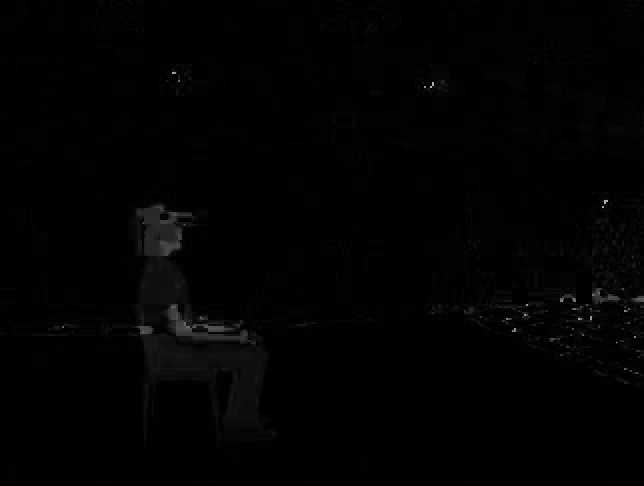
#> input picture Assignment2/step2/cam3/diff/Diff_H.png, 644 x 486 px, found by its file name
$ python thresholding.py
#> lines starting #> are read from the running program, lines starting #| are printed output that depends on the picture; after the words box and inside, x2 and y2 are one past the last pixel; in counts of white or black regions, pixels touching at a corner belong together
import cv2


# increase contrast and use cv2.threshold to set white and black area
def get_thresh(img, black_thresh, white_thresh):
    ret, thresh = cv2.threshold(img, black_thresh, 255, type=cv2.THRESH_TOZERO)

    # increase contrast
    clahe = cv2.createCLAHE(clipLimit=5.0, tileGridSize=(10, 10))
    thresh = clahe.apply(thresh)

    for i in range(thresh.shape[0]):
        for j in range(thresh.shape[1]):
            if thresh[i, j] > white_thresh:
                thresh[i, j] = 255

    return thresh


# get contours
def get_contour(img, min_c, flag=cv2.RETR_EXTERNAL):
    kernel = cv2.getStructuringElement(cv2.MORPH_ELLIPSE, (2, 2))
    img = cv2.morphologyEx(img, cv2.MORPH_CLOSE, kernel)
    #img = cv2.morphologyEx(img, cv2.MORPH_OPEN, kernel)
    img = cv2.dilate(img, kernel, iterations=1)

    # Get contours
    contours = cv2.findContours(img, flag, cv2.CHAIN_APPROX_SIMPLE)
    contours = contours[0] if len(contours) == 2 else contours[1]

    # noise points
    small_contours = []
    for con in contours:
        area = cv2.contourArea(con)
        if 0 < area < min_c:
            small_contours.append(con)

    # max contour: foreground
    max_contour = max(contours, key=cv2.contourArea)

    return img, contours, max_contour, small_contours


# post-processing
def clean_foreground(img, small_contours):
    # delete white noise area
    cv2.drawContours(img, small_contours, -1, (0, 0, 0), cv2.FILLED)
    # fill black holes in foreground
    img, cos, max_c, small_cs = get_contour((255 - img), 5000, flag=cv2.RETR_TREE)
    img = (255 - img)
    cv2.drawContours(img, small_cs, -1, (255, 255, 255), cv2.FILLED, maxLevel=6)

    return img


def auto_threshold(img, step, goal=15000, max_goal=80000, max_thresh=255, b=1):
    mean, std = cv2.meanStdDev(img)
    black = int(mean + b)
    white = int(mean * 10 + 20)
    temp_thresh = None
    while True:
        thresh = get_thresh(img, black, white)
        thresh = get_thresh(thresh, black, white)
        thresh = get_thresh(thresh, black + 1, white)
        # binarization
        ret, thresh = cv2.threshold(thresh, 0, max_thresh, type=cv2.THRESH_OTSU)

        im, contours, max_contour, small_contours = get_contour(thresh, 500)

        max_area = cv2.contourArea(max_contour)
        if max_area >= goal:
            if max_area >= max_goal:
                if temp_thresh is None:
                    temp_thresh = thresh
                white = white + step
                thresh = temp_thresh
                im, contours, max_contour, small_contours = get_contour(thresh, 500)

            # post-processing
            im = clean_foreground(im, small_contours)
            break
        else:
            white = white - step
            temp_thresh = thresh

    return im, white


def threshold(hsv):
    i = 0
    outputs = []
    cv2.namedWindow('Thresholded Image', 0)

    for file in hsv:
        # load input image in grayscale
        img = cv2.imread(file, cv2.IMREAD_GRAYSCALE)
#> img is the input picture: shape (486, 644); min 0, max 178, mean 2.2
        img = cv2.resize(img, [1000, 1000])
#> img: shape (1000, 1000)

        if i == 2:
            thresh, t = auto_threshold(img, 1, b=1)
        elif i == 0:
            thresh, t = auto_threshold(img, 1, b=0)
#> in auto_threshold, `mean, std = cv2.meanStdDev(img)`: mean = [2.12]; std = [6.57]
#> in auto_threshold, `black = int(mean + b)`: black = 2
#> in auto_threshold, `white = int(mean * 10 + 20)`: white = 41
#> in get_thresh, `ret, thresh = cv2.threshold(img, black_thresh, 255, type=cv2.THRESH_TO..`: ret = 2
#> after the loop in get_thresh, `for i in range(thresh.shape[0]):`:
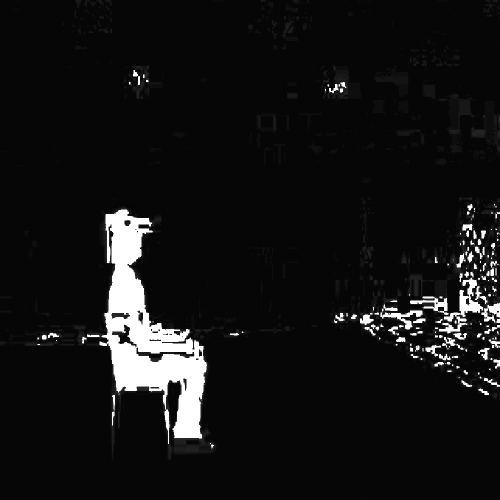
#> thresh: shape (1000, 1000) (shown at 1/2 size); min 5, max 255, mean 20.3
#> call 2 of get_thresh, with black_thresh = 2, white_thresh = 41
#> after the loop in get_thresh (call 2), `for i in range(thresh.shape[0]):`:
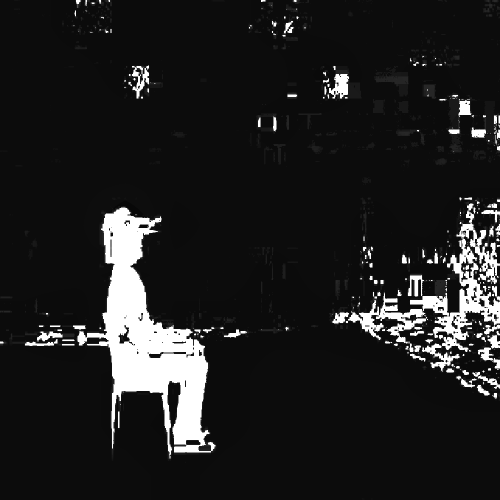
#> thresh: shape (1000, 1000) (shown at 1/2 size); min 7, max 255, mean 32.5
#> call 3 of get_thresh, with black_thresh = 3, white_thresh = 41
#> in get_thresh (call 3), `ret, thresh = cv2.threshold(img, black_thresh, 255, type=cv2.THRESH_TO..`: ret = 3
#> after the loop in get_thresh (call 3), `for i in range(thresh.shape[0]):`:
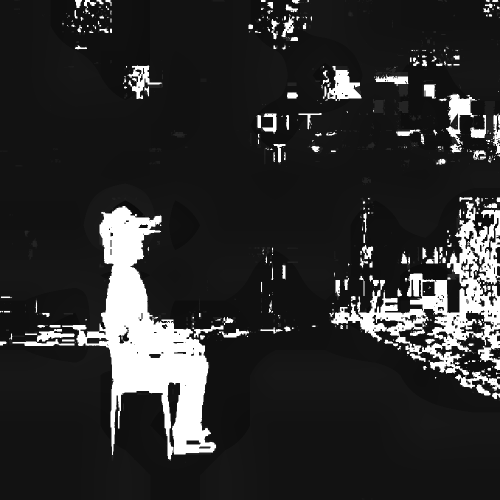
#> thresh: shape (1000, 1000) (shown at 1/2 size); min 8, max 255, mean 44.8
#> in auto_threshold, `ret, thresh = cv2.threshold(thresh, 0, max_thresh, type=cv2.THRESH_OTSU)`:
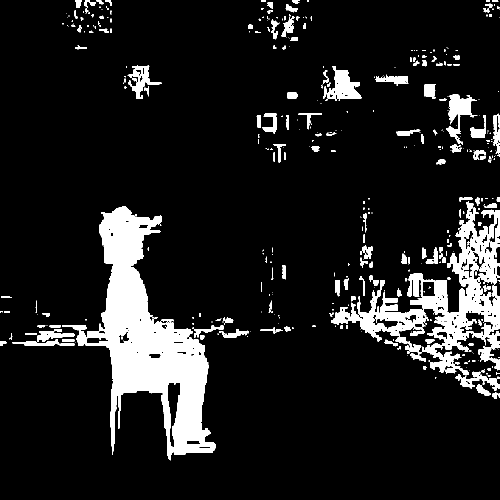
#> thresh: shape (1000, 1000) (shown at 1/2 size); 11% white; 436 white regions (276 under 20 px), largest, box (x1, y1, x2, y2) and area: (124, 412, 432, 921) 53122, (662, 403, 1000, 751) 30846, (655, 132, 723, 202) 2427
#> in auto_threshold, `ret, thresh = cv2.threshold(thresh, 0, max_thresh, type=cv2.THRESH_OTSU)`: ret = 41
#> in get_contour, `img = cv2.morphologyEx(img, cv2.MORPH_CLOSE, kernel)`: img: shape (1000, 1000); 11% white; 328 white regions (176 under 20 px), largest, box (x1, y1, x2, y2) and area: (125, 413, 433, 921) 53192, (663, 404, 1000, 753) 31021, (651, 133, 724, 203) 2455
#> in get_contour, `img = cv2.dilate(img, kernel, iterations=1)`: img: shape (1000, 1000); 12.2% white; 303 white regions (131 under 20 px)
#> in get_contour, `contours = cv2.findContours(img, flag, cv2.CHAIN_APPROX_SIMPLE)`: contours = 297 contours, 156 with area under 20; largest, box (x1, y1, x2, y2) and area: (125, 413, 434, 922) 56770, (663, 404, 1000, 783) 41776, (651, 133, 725, 204) 2565, (893, 189, 956, 291) 2336, (257, 132, 325, 200) 1638
#> the loop in get_contour, `for con in contours:` made 297 passes
#> area on passes 1, 2, 7: 125, 317.5, 32.5
#> after the loop in get_contour, `for con in contours:`: small_contours = 284 contours, 156 with area under 20; largest, box (x1, y1, x2, y2) and area: (436, 659, 500, 677) 444, (721, 491, 748, 520) 405, (852, 495, 878, 529) 336, (953, 770, 983, 793) 318, (793, 260, 842, 274) 314
#> in get_contour, `max_contour = max(contours, key=cv2.contourArea)`: max_contour = contour of 672 points, box (x1, y1, x2, y2) (125, 413, 434, 922), area 56770
#> in auto_threshold, `max_area = cv2.contourArea(max_contour)`: max_area = 56769.5
#> in clean_foreground, `cv2.drawContours(img, small_contours, -1, (0, 0, 0), cv2.FILLED)`:
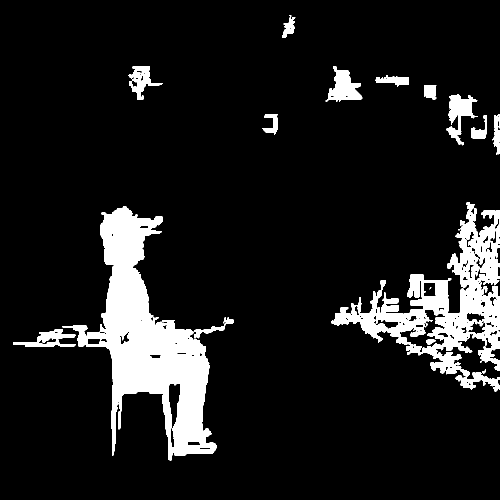
#> img: shape (1000, 1000) (shown at 1/2 size); 10.5% white; 19 white regions (4 under 20 px), largest, box (x1, y1, x2, y2) and area: (125, 413, 434, 922) 55057, (663, 404, 1000, 783) 36415, (651, 133, 725, 204) 2667
#> call 2 of get_contour, with min_c = 5000, flag = 3
#> in get_contour (call 2), `img = cv2.morphologyEx(img, cv2.MORPH_CLOSE, kernel)`: img: shape (1000, 1000); 89.5% white; 25 black regions (6 under 20 px), largest, box (x1, y1, x2, y2) and area: (126, 414, 435, 922) 55039, (664, 405, 1000, 784) 36149, (652, 134, 726, 205) 2668
#> in get_contour (call 2), `img = cv2.dilate(img, kernel, iterations=1)`:
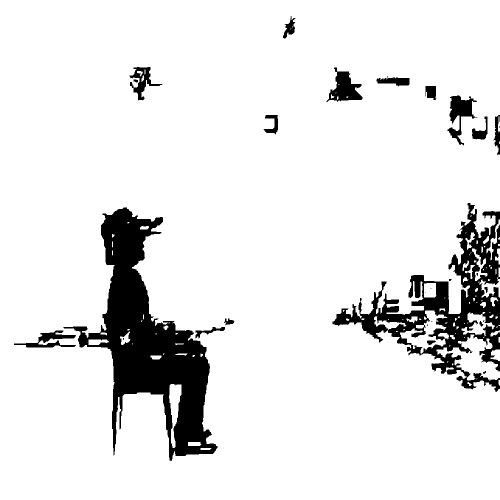
#> img: shape (1000, 1000) (shown at 1/2 size); 90.2% white; 28 black regions (9 under 20 px)
#> in get_contour (call 2), `contours = cv2.findContours(img, flag, cv2.CHAIN_APPROX_SIMPLE)`: contours = 145 contours, 82 with area under 20; largest, box (x1, y1, x2, y2) and area: (0, 0, 1000, 1000) 948407, (126, 414, 436, 923) 57674, (873, 669, 1000, 762) 4656, (800, 621, 895, 707) 2880, (652, 134, 726, 205) 2682
#> the loop in get_contour (call 2), `for con in contours:` made 145 passes
#> area on passes 1, 4, 7, 12, 13, 14, 16, 18, 25, 35, 36, 37: 23, 47.5, 282, 41.5, 4656, 29, 141.5, 89.5, 20, 133.5, 504.5, 27
#> (con, area) on pass 9: ([[997, 674], [997, 684], [999, 684], [999, 674]], 20)
#> after the loop in get_contour (call 2), `for con in contours:`: small_contours = 143 contours, 82 with area under 20; largest, box (x1, y1, x2, y2) and area: (873, 669, 1000, 762) 4656, (800, 621, 895, 707) 2880, (652, 134, 726, 205) 2682, (894, 190, 956, 292) 2512, (27, 660, 153, 696) 1824
#> in get_contour (call 2), `max_contour = max(contours, key=cv2.contourArea)`: max_contour = contour of 871 points, box (x1, y1, x2, y2) (0, 0, 1000, 1000), area 948407
#> in clean_foreground, `img, cos, max_c, small_cs = get_contour((255 - img), 5000, flag=cv2.RE..`: cos has the same summary as contours in get_contour; max_c has the same summary as max_contour in get_contour; small_cs has the same summary as small_contours in get_contour
#> in clean_foreground, `img = (255 - img)`: img: shape (1000, 1000); 9.8% white; 28 white regions (9 under 20 px), largest, box (x1, y1, x2, y2) and area: (127, 415, 435, 922) 53287, (665, 406, 1000, 784) 32387, (653, 135, 725, 204) 2476
#> in clean_foreground, `cv2.drawContours(img, small_cs, -1, (255, 255, 255), cv2.FILLED, maxLe..`:
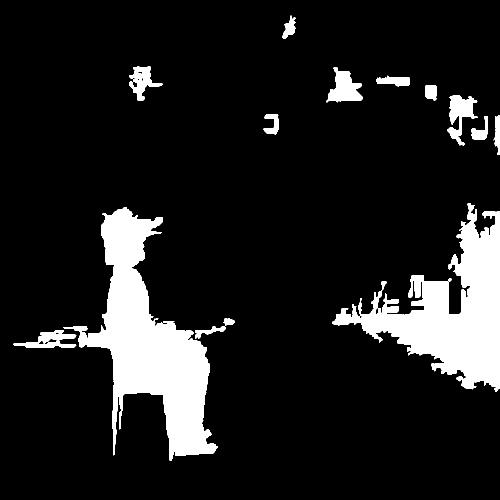
#> img: shape (1000, 1000) (shown at 1/2 size); 11.9% white; 15 white regions, largest, box (x1, y1, x2, y2) and area: (127, 415, 435, 922) 56548, (665, 406, 1000, 784) 47827, (652, 134, 726, 205) 2810
#> t = 41
        else:
            thresh, t = auto_threshold(img, 1, b=1)
        print(t)
#| 41

        # display thresholded image
        cv2.resizeWindow('Thresholded Image', 500, 500)
        cv2.imshow('Thresholded Image', thresh)
        cv2.waitKey(0)
        # cv2.imwrite("step2\cam2\diff\Diff_threshold" + "_" + str(i) + ".png", thresh)
        # release resources and close windows
        outputs.append(thresh)
        i = i + 1
#> pass 2 of the loop in threshold, `for file in hsv:`:
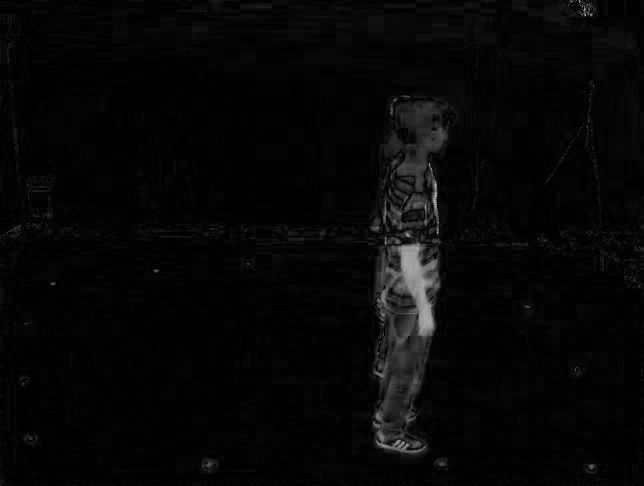
#> input picture Assignment3/Diff/cam3/diff/Diff_S.png, 644 x 486 px, found by its file name
#> in threshold, img is the input picture: shape (486, 644); min 0, max 181, mean 6.6
#> after the loop in get_thresh (call 5), `for i in range(thresh.shape[0]):`:
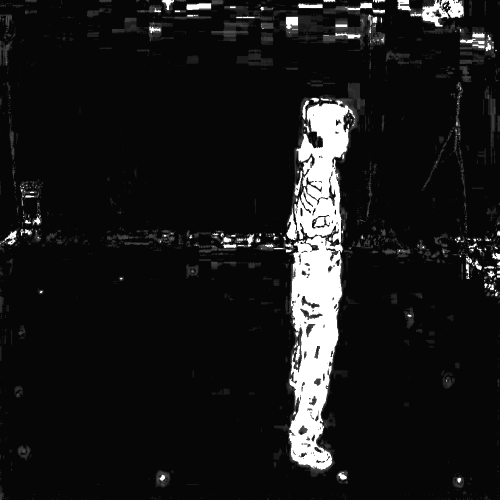
#> thresh: shape (1000, 1000) (shown at 1/2 size); min 6, max 255, mean 24.2
#> in get_contour (call 3), `contours = cv2.findContours(img, flag, cv2.CHAIN_APPROX_SIMPLE)`: contours = 331 contours, 215 with area under 20; largest, box (x1, y1, x2, y2) and area: (574, 196, 715, 943) 60816, (795, 0, 930, 56) 3850, (921, 64, 990, 105) 1536, (647, 42, 727, 88) 1502, (722, 30, 772, 92) 1262
#> after the loop in get_contour (call 3), `for con in contours:`: small_contours = 319 contours, 213 with area under 20; largest, box (x1, y1, x2, y2) and area: (0, 461, 36, 492) 476, (299, 46, 325, 76) 438, (596, 8, 648, 19) 426, (324, 0, 350, 23) 342, (275, 12, 325, 27) 336
#> in auto_threshold (call 2), `im, contours, max_contour, small_contours = get_contour(thresh, 500)`: max_contour = contour of 1202 points, box (x1, y1, x2, y2) (574, 196, 715, 943), area 60816
#> in get_contour (call 4), `contours = cv2.findContours(img, flag, cv2.CHAIN_APPROX_SIMPLE)`: contours = 112 contours, 64 with area under 20; largest, box (x1, y1, x2, y2) and area: (0, 0, 1000, 1000) 992032, (575, 197, 717, 945) 61455, (922, 65, 992, 106) 1657, (648, 43, 729, 88) 1622, (734, 31, 774, 92) 1117
#> after the loop in get_contour (call 4), `for con in contours:`: small_contours = 110 contours, 64 with area under 20; largest, box (x1, y1, x2, y2) and area: (922, 65, 992, 106) 1657, (648, 43, 729, 88) 1622, (734, 31, 774, 92) 1117, (672, 5, 774, 32) 988, (821, 0, 872, 28) 901
#> in clean_foreground (call 2), `img, cos, max_c, small_cs = get_contour((255 - img), 5000, flag=cv2.RE..`: cos has the same summary as contours in get_contour; max_c = contour of 112 points, box (x1, y1, x2, y2) (0, 0, 1000, 1000), area 992032; small_cs has the same summary as small_contours in get_contour
#> in clean_foreground (call 2), `cv2.drawContours(img, small_cs, -1, (255, 255, 255), cv2.FILLED, maxLe..`:
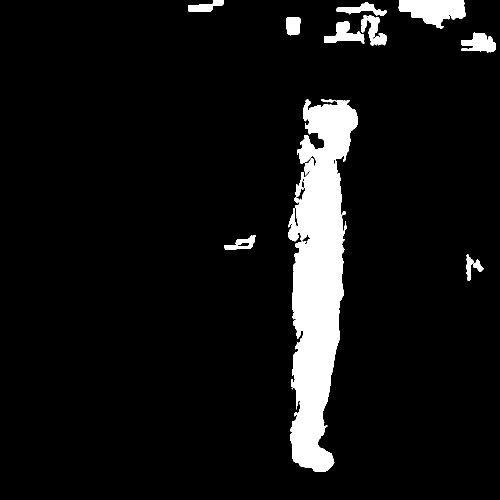
#> img: shape (1000, 1000) (shown at 1/2 size); 7.5% white; 13 white regions (1 under 20 px), largest, box (x1, y1, x2, y2) and area: (576, 198, 716, 944) 60235, (797, 0, 931, 57) 4972, (922, 65, 992, 106) 1782
#> in threshold, `thresh, t = auto_threshold(img, 1, b=1)`: t = 84
#| 84
#> pass 3 of the loop in threshold, `for file in hsv:`:
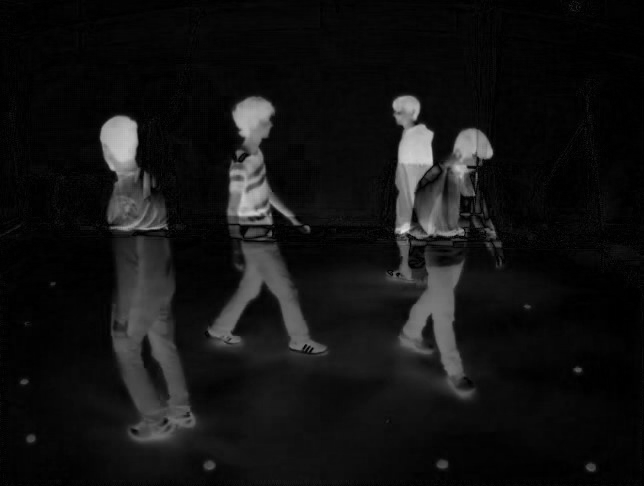
#> input picture Assignment3/step1/Diff/cam3/diff/Diff_V.png, 644 x 486 px, found by its file name
#> in threshold, img is the input picture: shape (486, 644); min 0, max 224, mean 19
#> mean = [18.91]; std = [32.27]
#> black = 19
#> white = 209
#> after the loop in get_thresh (call 8), `for i in range(thresh.shape[0]):`:
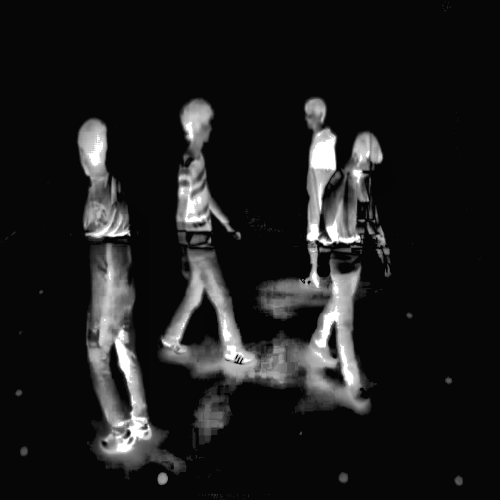
#> thresh: shape (1000, 1000) (shown at 1/2 size); min 5, max 255, mean 27.8
#> in auto_threshold (call 3), `ret, thresh = cv2.threshold(thresh, 0, max_thresh, type=cv2.THRESH_OTSU)`:
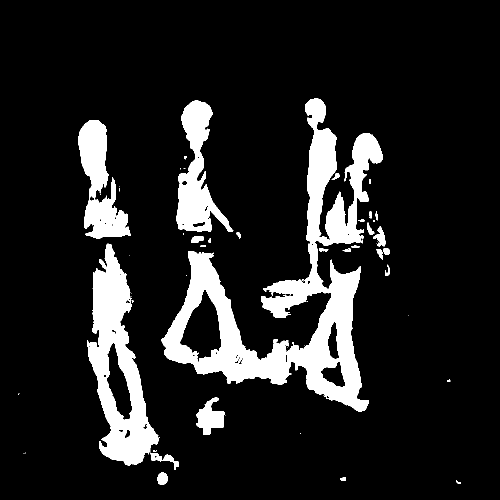
#> thresh: shape (1000, 1000) (shown at 1/2 size); 12.7% white; 64 white regions (35 under 20 px)
#> in auto_threshold (call 3), `ret, thresh = cv2.threshold(thresh, 0, max_thresh, type=cv2.THRESH_OTSU)`: ret = 89
#> in get_contour (call 5), `contours = cv2.findContours(img, flag, cv2.CHAIN_APPROX_SIMPLE)`: contours = 41 contours, 14 with area under 20; largest, box (x1, y1, x2, y2) and area: (324, 198, 767, 825) 79584, (175, 488, 321, 933) 31727, (354, 201, 468, 465) 13042, (157, 241, 263, 479) 12328, (393, 796, 452, 872) 2380
#> after the loop in get_contour (call 5), `for con in contours:`: small_contours = 34 contours, 14 with area under 20; largest, box (x1, y1, x2, y2) and area: (316, 946, 338, 972) 417, (383, 473, 410, 488) 265, (735, 446, 751, 471) 164, (753, 499, 768, 521) 156, (767, 497, 781, 511) 138
#> in auto_threshold (call 3), `im, contours, max_contour, small_contours = get_contour(thresh, 500)`: max_contour = contour of 1772 points, box (x1, y1, x2, y2) (324, 198, 767, 825), area 79584
#> max_area = 79584
#> in get_contour (call 6), `contours = cv2.findContours(img, flag, cv2.CHAIN_APPROX_SIMPLE)`: contours = 36 contours, 13 with area under 20; largest, box (x1, y1, x2, y2) and area: (0, 0, 1000, 1000) 998001, (325, 199, 769, 827) 81398, (176, 489, 322, 935) 32146, (355, 202, 469, 467) 13366, (158, 242, 265, 481) 12701
#> after the loop in get_contour (call 6), `for con in contours:`: small_contours = 30 contours, 13 with area under 20; largest, box (x1, y1, x2, y2) and area: (217, 688, 268, 842) 3822, (394, 797, 453, 874) 2492, (644, 726, 693, 777) 1340, (658, 647, 681, 721) 1004, (302, 907, 361, 944) 727
#> in clean_foreground (call 3), `img, cos, max_c, small_cs = get_contour((255 - img), 5000, flag=cv2.RE..`: cos has the same summary as contours in get_contour; max_c = [[0, 0], [0, 999], [999, 999], [999, 0]]; small_cs has the same summary as small_contours in get_contour
#> in threshold, `thresh, t = auto_threshold(img, 1, b=1)`: t = 209
#| 209

    t1 = cv2.bitwise_and(outputs[0], outputs[1])
    t2 = cv2.bitwise_and(outputs[0], outputs[2])
    t3 = cv2.bitwise_and(outputs[1], outputs[2])

    result = cv2.bitwise_or(t1, t2)
    result = cv2.bitwise_or(result, t3)

    # post-processing
    # apply morphology open then close
    kernel = cv2.getStructuringElement(cv2.MORPH_ELLIPSE, (3, 3))
    result = cv2.dilate(result, kernel, iterations=3)
    result = cv2.morphologyEx(result, cv2.MORPH_CLOSE, kernel, iterations=5)
    result = cv2.morphologyEx(result, cv2.MORPH_OPEN, kernel, iterations=3)


    result, cos, max_c, small_cs = get_contour(result, 4000)
#> in get_contour (call 7), `contours = cv2.findContours(img, flag, cv2.CHAIN_APPROX_SIMPLE)`: contours = 8 contours; box (x1, y1, x2, y2) and area: (582, 197, 714, 804) 34606, (175, 417, 292, 915) 20840, (324, 644, 425, 756) 5054, (930, 507, 972, 566) 1247, (392, 817, 428, 879) 1006, (571, 33, 596, 75) 765, (440, 634, 474, 668) 612, (336, 909, 350, 927) 161
#> after the loop in get_contour (call 7), `for con in contours:`: small_contours = 5 contours; box (x1, y1, x2, y2) and area: (930, 507, 972, 566) 1247, (392, 817, 428, 879) 1006, (571, 33, 596, 75) 765, (440, 634, 474, 668) 612, (336, 909, 350, 927) 161
#> cos has the same summary as contours in get_contour; max_c = contour of 607 points, box (x1, y1, x2, y2) (582, 197, 714, 804), area 34606; small_cs has the same summary as small_contours in get_contour
    result = clean_foreground(result, small_cs)
#> in get_contour (call 8), `contours = cv2.findContours(img, flag, cv2.CHAIN_APPROX_SIMPLE)`: contours = 4 contours; box (x1, y1, x2, y2) and area: (0, 0, 1000, 1000) 998001, (583, 198, 716, 805) 35367, (176, 418, 294, 916) 21300, (325, 645, 427, 758) 5172
#> in clean_foreground (call 4), `img, cos, max_c, small_cs = get_contour((255 - img), 5000, flag=cv2.RE..`: cos has the same summary as contours in get_contour; small_cs = []

    cv2.imwrite("Diff/cam3/diff/Diff_threshold.png", result)
    cv2.destroyAllWindows()
    return result


Diff_H = 'Diff\cam3\diff\Diff_H.png'
Diff_S = 'Diff\cam3\diff\Diff_S.png'
Diff_V = 'Diff\cam3\diff\Diff_V.png'

hsv_images = [Diff_H, Diff_S, Diff_V]
thresh_V = threshold(hsv_images)
